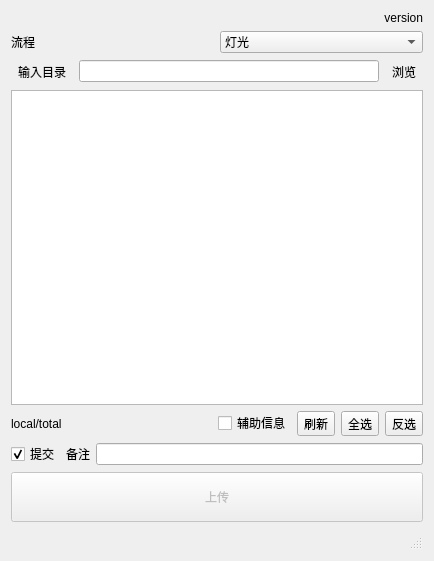
<?xml version="1.0" encoding="UTF-8"?>
<ui version="4.0">
 <class>Dialog</class>
 <widget class="QDialog" name="Dialog">
  <property name="geometry">
   <rect>
    <x>0</x>
    <y>0</y>
    <width>434</width>
    <height>561</height>
   </rect>
  </property>
  <property name="sizePolicy">
   <sizepolicy hsizetype="Expanding" vsizetype="Expanding">
    <horstretch>0</horstretch>
    <verstretch>0</verstretch>
   </sizepolicy>
  </property>
  <property name="windowTitle">
   <string>上传工具</string>
  </property>
  <layout class="QVBoxLayout" name="verticalLayout">
   <item>
    <widget class="QLabel" name="version_label">
     <property name="text">
      <string>version</string>
     </property>
     <property name="alignment">
      <set>Qt::AlignRight|Qt::AlignTrailing|Qt::AlignVCenter</set>
     </property>
    </widget>
   </item>
   <item>
    <layout class="QHBoxLayout" name="horizontalLayout_9">
     <item>
      <widget class="QLabel" name="label_5">
       <property name="text">
        <string>流程</string>
       </property>
      </widget>
     </item>
     <item>
      <widget class="QComboBox" name="comboBoxPipeline">
       <item>
        <property name="text">
         <string>灯光</string>
        </property>
       </item>
       <item>
        <property name="text">
         <string>渲染</string>
        </property>
       </item>
       <item>
        <property name="text">
         <string>合成</string>
        </property>
       </item>
       <item>
        <property name="text">
         <string>输出</string>
        </property>
       </item>
       <item>
        <property name="text">
         <string>场景细化</string>
        </property>
       </item>
       <item>
        <property name="text">
         <string>绘景</string>
        </property>
       </item>
       <item>
        <property name="text">
         <string>手绘特效</string>
        </property>
       </item>
       <item>
        <property name="text">
         <string>监修</string>
        </property>
       </item>
       <item>
        <property name="text">
         <string>数码作画</string>
        </property>
       </item>
       <item>
        <property name="text">
         <string>预合成</string>
        </property>
       </item>
      </widget>
     </item>
    </layout>
   </item>
   <item>
    <layout class="QHBoxLayout" name="horizontalLayout_5">
     <item>
      <widget class="QToolButton" name="toolButtonOpenDir">
       <property name="text">
        <string>输入目录</string>
       </property>
       <property name="toolButtonStyle">
        <enum>Qt::ToolButtonTextBesideIcon</enum>
       </property>
       <property name="autoRaise">
        <bool>true</bool>
       </property>
      </widget>
     </item>
     <item>
      <widget class="QLineEdit" name="dirEdit">
       <property name="dragEnabled">
        <bool>true</bool>
       </property>
      </widget>
     </item>
     <item>
      <widget class="QToolButton" name="dirButton">
       <property name="text">
        <string>浏览</string>
       </property>
       <property name="autoRaise">
        <bool>true</bool>
       </property>
      </widget>
     </item>
    </layout>
   </item>
   <item>
    <layout class="QVBoxLayout" name="verticalLayout_4">
     <item>
      <widget class="QListView" name="listView">
       <property name="mouseTracking">
        <bool>true</bool>
       </property>
      </widget>
     </item>
     <item>
      <layout class="QHBoxLayout" name="horizontalLayout_7">
       <item>
        <widget class="QLabel" name="labelCount">
         <property name="text">
          <string>local/total</string>
         </property>
        </widget>
       </item>
       <item>
        <spacer name="horizontalSpacer_2">
         <property name="orientation">
          <enum>Qt::Horizontal</enum>
         </property>
         <property name="sizeHint" stdset="0">
          <size>
           <width>40</width>
           <height>20</height>
          </size>
         </property>
        </spacer>
       </item>
       <item>
        <widget class="QCheckBox" name="checkBoxBurnIn">
         <property name="toolTip">
          <string>双击时使用burn-in版本(如果有)</string>
         </property>
         <property name="text">
          <string>辅助信息</string>
         </property>
        </widget>
       </item>
       <item>
        <widget class="QToolButton" name="toolButtonRefresh">
         <property name="text">
          <string>刷新</string>
         </property>
        </widget>
       </item>
       <item>
        <widget class="QToolButton" name="toolButtonSelectAll">
         <property name="text">
          <string>全选</string>
         </property>
        </widget>
       </item>
       <item>
        <widget class="QToolButton" name="toolButtonReverseSelection">
         <property name="text">
          <string>反选</string>
         </property>
        </widget>
       </item>
      </layout>
     </item>
    </layout>
   </item>
   <item>
    <layout class="QHBoxLayout" name="horizontalLayout">
     <item>
      <widget class="QCheckBox" name="checkBoxSubmit">
       <property name="enabled">
        <bool>true</bool>
       </property>
       <property name="toolTip">
        <string>上传时同时进行一次对应镜头的CGTeamWork提交</string>
       </property>
       <property name="text">
        <string>提交</string>
       </property>
       <property name="checked">
        <bool>true</bool>
       </property>
      </widget>
     </item>
     <item>
      <widget class="QLabel" name="label_2">
       <property name="text">
        <string>备注</string>
       </property>
      </widget>
     </item>
     <item>
      <widget class="QLineEdit" name="lineEditNote"/>
     </item>
    </layout>
   </item>
   <item>
    <widget class="QPushButton" name="syncButton">
     <property name="enabled">
      <bool>false</bool>
     </property>
     <property name="sizePolicy">
      <sizepolicy hsizetype="MinimumExpanding" vsizetype="Fixed">
       <horstretch>0</horstretch>
       <verstretch>0</verstretch>
      </sizepolicy>
     </property>
     <property name="minimumSize">
      <size>
       <width>0</width>
       <height>50</height>
      </size>
     </property>
     <property name="text">
      <string>上传</string>
     </property>
     <property name="autoDefault">
      <bool>false</bool>
     </property>
    </widget>
   </item>
   <item>
    <widget class="QStatusBar" name="statusBar"/>
   </item>
  </layout>
  <action name="actionSync">
   <property name="text">
    <string>sync</string>
   </property>
  </action>
  <action name="actionDir">
   <property name="text">
    <string>dir</string>
   </property>
  </action>
  <action name="actionOpenDir">
   <property name="text">
    <string>openDir</string>
   </property>
  </action>
  <action name="actionSelectAll">
   <property name="text">
    <string>selectAll</string>
   </property>
  </action>
  <action name="actionReverseSelection">
   <property name="text">
    <string>reverseSelection</string>
   </property>
  </action>
  <action name="actionReset">
   <property name="text">
    <string>reset</string>
   </property>
  </action>
  <zorder>statusBar</zorder>
  <zorder>version_label</zorder>
  <zorder></zorder>
  <zorder></zorder>
  <zorder></zorder>
  <zorder>syncButton</zorder>
 </widget>
 <resources/>
 <connections>
  <connection>
   <sender>dirButton</sender>
   <signal>clicked()</signal>
   <receiver>actionDir</receiver>
   <slot>trigger()</slot>
   <hints>
    <hint type="sourcelabel">
     <x>423</x>
     <y>29</y>
    </hint>
    <hint type="destinationlabel">
     <x>-1</x>
     <y>-1</y>
    </hint>
   </hints>
  </connection>
  <connection>
   <sender>toolButtonOpenDir</sender>
   <signal>clicked()</signal>
   <receiver>actionOpenDir</receiver>
   <slot>trigger()</slot>
   <hints>
    <hint type="sourcelabel">
     <x>188</x>
     <y>29</y>
    </hint>
    <hint type="destinationlabel">
     <x>-1</x>
     <y>-1</y>
    </hint>
   </hints>
  </connection>
  <connection>
   <sender>syncButton</sender>
   <signal>clicked()</signal>
   <receiver>actionSync</receiver>
   <slot>trigger()</slot>
   <hints>
    <hint type="sourcelabel">
     <x>356</x>
     <y>533</y>
    </hint>
    <hint type="destinationlabel">
     <x>-1</x>
     <y>-1</y>
    </hint>
   </hints>
  </connection>
  <connection>
   <sender>toolButtonSelectAll</sender>
   <signal>clicked()</signal>
   <receiver>actionSelectAll</receiver>
   <slot>trigger()</slot>
   <hints>
    <hint type="sourcelabel">
     <x>373</x>
     <y>474</y>
    </hint>
    <hint type="destinationlabel">
     <x>-1</x>
     <y>-1</y>
    </hint>
   </hints>
  </connection>
  <connection>
   <sender>toolButtonReverseSelection</sender>
   <signal>clicked()</signal>
   <receiver>actionReverseSelection</receiver>
   <slot>trigger()</slot>
   <hints>
    <hint type="sourcelabel">
     <x>422</x>
     <y>474</y>
    </hint>
    <hint type="destinationlabel">
     <x>-1</x>
     <y>-1</y>
    </hint>
   </hints>
  </connection>
  <connection>
   <sender>checkBoxSubmit</sender>
   <signal>toggled(bool)</signal>
   <receiver>lineEditNote</receiver>
   <slot>setEnabled(bool)</slot>
   <hints>
    <hint type="sourcelabel">
     <x>59</x>
     <y>83</y>
    </hint>
    <hint type="destinationlabel">
     <x>110</x>
     <y>107</y>
    </hint>
   </hints>
  </connection>
  <connection>
   <sender>toolButtonRefresh</sender>
   <signal>clicked()</signal>
   <receiver>actionReset</receiver>
   <slot>trigger()</slot>
   <hints>
    <hint type="sourcelabel">
     <x>303</x>
     <y>427</y>
    </hint>
    <hint type="destinationlabel">
     <x>-1</x>
     <y>-1</y>
    </hint>
   </hints>
  </connection>
 </connections>
</ui>
